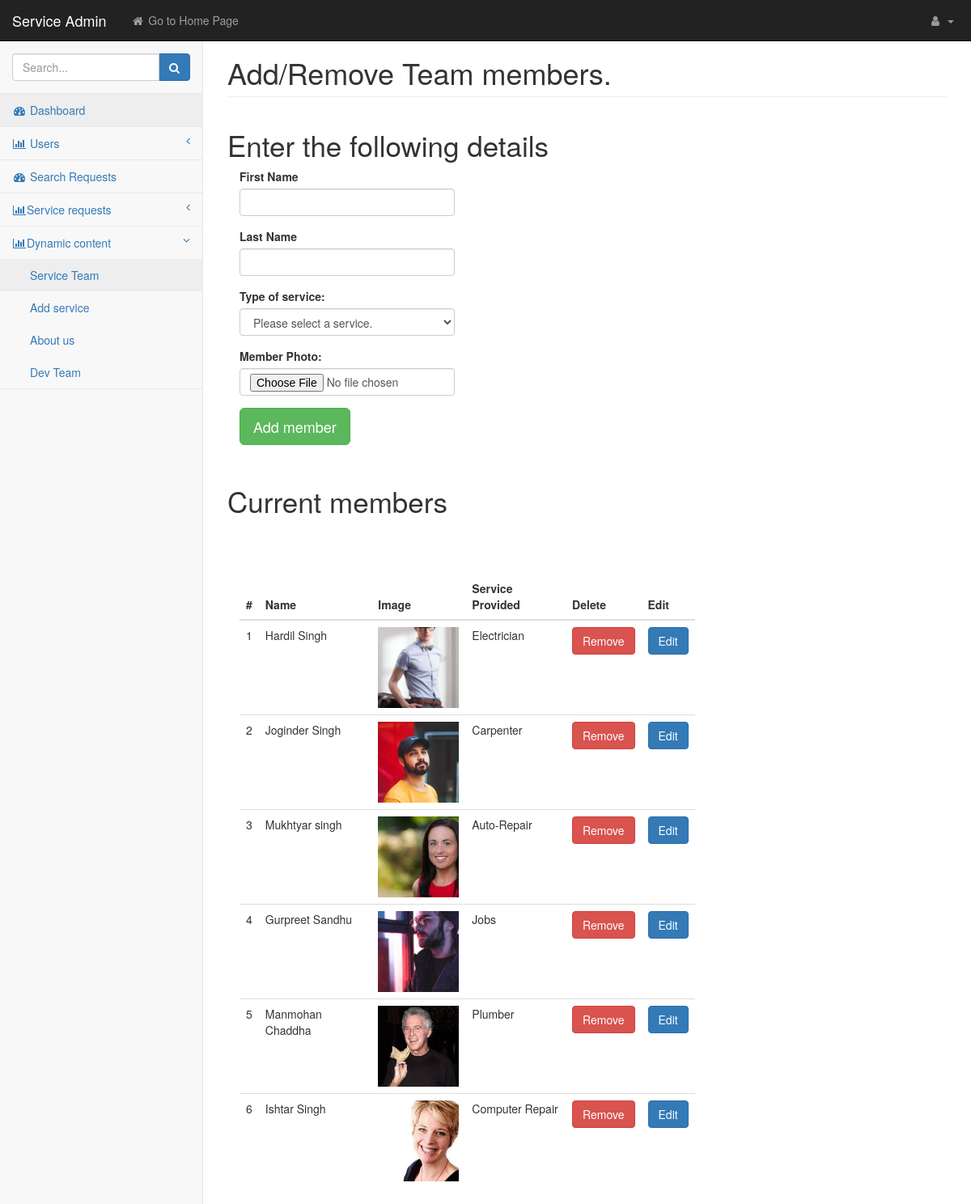
The page /admin/team.php (signed in) on the database its author committed.
### tables this page shows
CREATE TABLE `team` (
  `team_id` int(11) NOT NULL,
  `first_name` varchar(255) NOT NULL,
  `last_name` varchar(255) NOT NULL,
  `image` text NOT NULL,
  `service_given` varchar(255) NOT NULL
);

### admin/includes/database_class.php (called while the page is built, shortened)
<?php
class Database
{
    public $connection;
    public function open_db_connection()
    {
        $this->connection = new mysqli(HOST, NAME, PASSWORD, DB_NAME);
    }
    public function query($sql)
    {
        return $this->connection->query($sql);
    }
}
$database = new Database();

### admin/includes/db_object_class.php (called while the page is built, shortened)
<?php
class Db_object
{
    public static function find_this_query($sql)
    {
        global $database;
        $result_set = $database->query($sql);
        $object_array = array();
        while ($row = mysqli_fetch_array($result_set)) {
            $object_array[] = static::instantiate($row);
        }
        return $object_array;
    }
    public static function find_all()
    {
        return static::find_this_query("SELECT * FROM " . static::$db_table . "");
    }
    private static function instantiate($the_record)
    {
        $the_object = new $get_class_name;
        foreach ($the_record as $property => $value) {
            if ($the_object->has_the_property($property)) {
                $the_object->$property = $value;
            }
        }
        return $the_object;
    }
    private function has_the_property($property)
    {
        $object_properties = get_object_vars($this);
        return array_key_exists($property, $object_properties);
    }
}

### admin/includes/services_class.php (called while the page is built, shortened)
<?php
class Services extends Db_object
{
    public static function requestName($request_id)
    {
        $sql = self::find_this_query("SELECT service_name FROM services WHERE service_id = $request_id");
        return !empty($sql) ? array_shift($sql) : false;
    }
}

### admin/team.php (the view, shortened to what this page needs)
<?php include("includes/header.php") ?>
<body>
    <div id="wrapper">
        <?php include("includes/top_navigation.php") ?>
        <?php include("includes/sidebar.php") ?>
        <div id="page-wrapper">
            <div class="container-fluid">
                <div class="row">
                    <div class="col-lg-12">
                        <h1 class="page-header">Add/Remove Team members.
                        </h1>
                    </div>
                </div>
                <div class="col-lg-12">
                    <div class="row">
                        <h1 class="display-4" style="font-size:35px">Enter the following details</h1>
                    </div>
                </div>
                <div class="col-lg-12">
                    <div class="row">
                        <div class="col-lg-4">
                            <form action="" method="post" enctype="multipart/form-data">
                                <div class="form-group">
                                    <label for="firstname">First Name</label>
                                    <input type="text" class="form-control" required name="first_name" id="firstname">
                                </div>
                                <div class="form-group">
                                    <label for="lastname">Last Name</label>
                                    <input type="text" class="form-control" required name="last_name" id="lastname">
                                </div>
                                <div class="form-group">
                                <label for="service_name">Type of service:</label>
                                    <select name="service_given" class="form-control" tabindex="4" id="" required>
                                        <option value="" selected> Please select a service. </option>
                                    </select>
                                </div>
                                <div class="form-group">
                                    <label for="service_image">Member Photo:</label>
                                    <input type="file" class="form-control" required name="member_image" id="service_image">
                                </div>
                                <input type="submit" name="add_member" class="btn btn-lg btn-success" value="Add member">
                            </form>
                        </div>
                    </div>
                </div>
                <div class="col-lg-12">
                    <div class="row" style="padding:30px 0px;">
                        <h1 class="display-4" style="font-size:35px">Current members</h1>
                    </div>
                </div>
                <div class="col-lg-8" style="margin-top:30px">
                    <table class="table">
                        <thead class="thead-dark">
                            <tr>
                                <th>#</th>
                                <th>Name</th>
                                <th>Image</th>
                                <th>Service Provided</th>
                                <th>Delete</th>
                                <th>Edit</th>
                            </tr>
                        </thead>
                        <tbody>
                            <?php
                            $member_list = Team::find_all();
                            $i = 1;
                            foreach ($member_list as $member) {
                                echo "<tr>";
                                echo "<td>" . $i++ . "</td>";
                                echo "<td>$member->first_name $member->last_name</td>";
                                echo "<td><img src='../images/service_members/" . $member->image . "' height='100px' width='100px' style='object-fit:cover'></td>";
                                $service = Services::requestName($member->service_given);
                                echo "<td class='text-capitalize'>$service->service_name</td>";
                                echo "<td><a class='btn btn-danger' href='team.php?delete=true&id=$member->team_id'>Remove</a></td>";
                                echo "<td><a class='btn btn-primary' href='team.php?edit=true&id=$member->team_id'>Edit</a></td>";
                                echo "</tr>";
                            }
                            ?>
                        </tbody>
                    </table>
                </div>
            </div>
        </div>
    </div>
</body>
</html>

### admin/css/startmin.css (style rules this page uses)
body { background-color: #f8f8f8; }
#wrapper { width: 100%; }
#page-wrapper { padding-top: 30px; min-height: 568px; background-color: #fff; }
@media (min-width:768px) { #page-wrapper { position: inherit; margin-left: 250px; padding: 30px 15px 0 15px; border-left: 1px solid #e7e7e7; } }

### rows shown on the page
team: first_name "Hardil", last_name "Singh", image (picture), service_name "Electrician"
team: first_name "Joginder", last_name "Singh", image (picture), service_name "Carpenter"
team: first_name "Mukhtyar", last_name "singh", image (picture), service_name "Auto-Repair"
team: first_name "Gurpreet", last_name "Sandhu", image (picture), service_name "Jobs"
team: first_name "Manmohan", last_name "Chaddha", image (picture), service_name "Plumber"
team: first_name "Ishtar", last_name "Singh", image (picture), service_name "Computer Repair"
